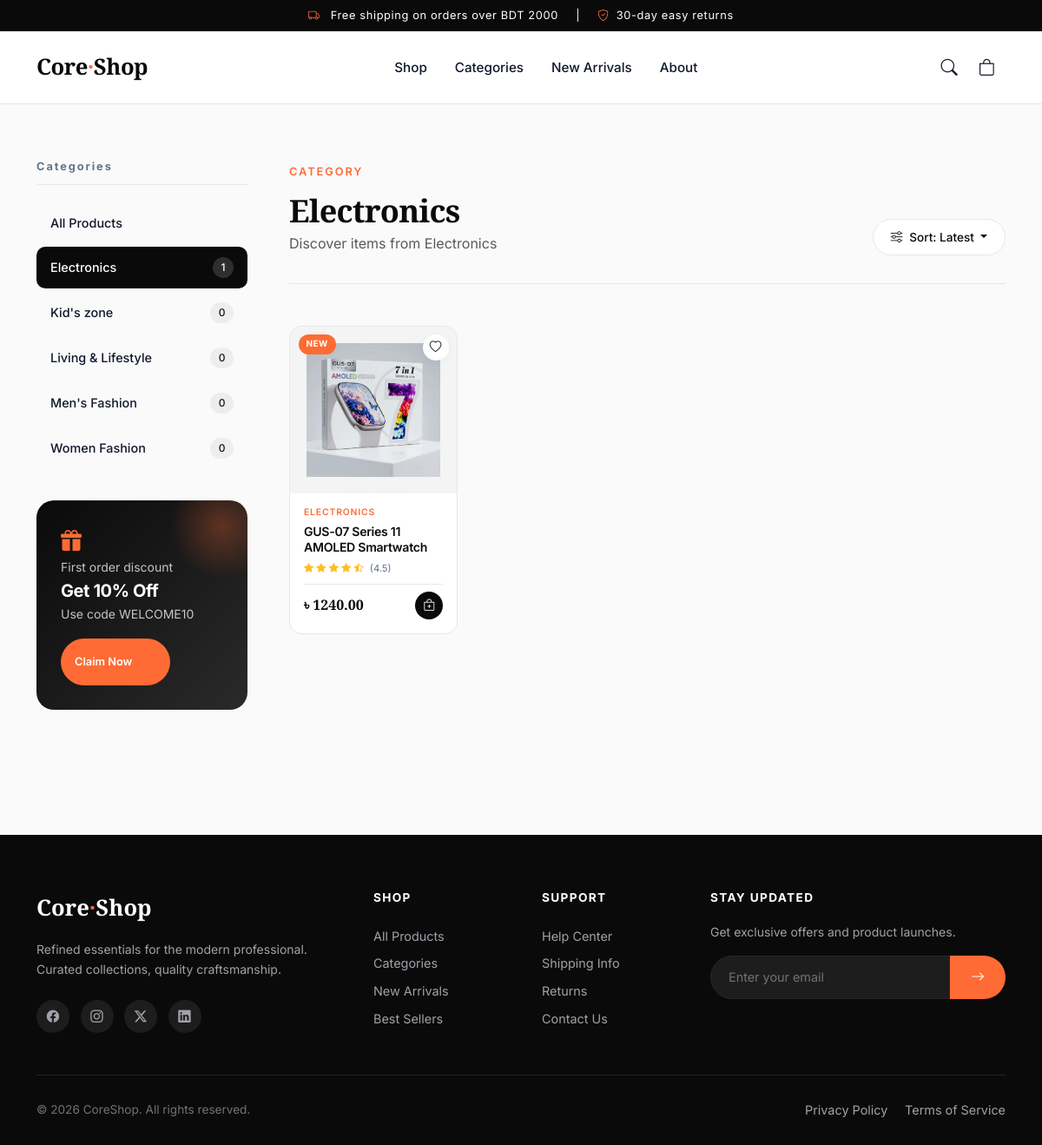
Page /category/electronics/ on the committed database.
### shop/models.py (models this page shows, shortened)
class Category(models.Model):
    name = models.CharField(max_length=200, unique=True)
    slug = models.SlugField(max_length=200, unique=True)
    class Meta:
        ordering = ["name"]

class Product(models.Model):
    category = models.ForeignKey(
        Category,
        related_name="products",
        on_delete=models.CASCADE,
    )
    name = models.CharField(max_length=200)
    slug = models.SlugField(max_length=200)
    description = models.TextField(blank=True)
    price = models.DecimalField(max_digits=10, decimal_places=2)
    image = models.ImageField(upload_to="products/%Y/%m/%d", blank=True)
    stock = models.PositiveIntegerField(default=0)
    available = models.BooleanField(default=True)
    created = models.DateTimeField(auto_now_add=True)
    updated = models.DateTimeField(auto_now=True)
    class Meta:
        ordering = ["name"]
        indexes = [
            models.Index(fields=['id', 'slug']),
        ]

### shop/views.py (the view)
# urls.py: path("", views.product_list, name="product_list"),
def product_list(request, category_slug=None):
    cart = Cart(request)
    categories = Category.objects.all()
    products = Product.objects.filter(available=True)
    selected_category = None
    if category_slug is not None:
        selected_category = get_object_or_404(Category, slug=category_slug)
        products = products.filter(category=selected_category)
    return render(
        request,
        "shop/list.html",
        {
            "categories": categories,
            "products": products,
            "selected_category": selected_category,
            "cart": cart,
        },
    )

### shop/cart.py (called while the page is built)
    def __len__(self):
        return sum(item["quantity"] for item in self.cart.values())

### shop/templates/shop/list.html (shortened to what this page needs)
{% extends "shop/base.html" %}
{% block content %}
<section class="products-section" id="new-arrivals">
  <div class="container">
    <div class="row g-5">
      <aside class="col-lg-3 d-none d-lg-block">
        <div class="filter-sidebar sticky-top">
          <div class="filter-block">
            <h6 class="filter-heading">Categories</h6>
            <div class="d-flex flex-column">
              <a href="{% url 'shop:product_list' %}"
                 class="filter-link {% if not selected_category %}active{% endif %}">
                <span>All Products</span>
              </a>
              {% for category in categories %}
                <a href="{% url 'shop:product_list_by_category' category.slug %}"
                   class="filter-link {% if selected_category and selected_category.id == category.id %}active{% endif %}">
                  <span>{{ category.name }}</span>
                  <span class="count-pill">{{ category.products.count }}</span>
                </a>
              {% endfor %}
            </div>
          </div>
          <div class="promo-card">
            <i class="bi bi-gift-fill mb-2"></i>
            <small class="d-block opacity-75 mb-1">First order discount</small>
            <h5 class="mb-1">Get 10% Off</h5>
            <p class="small mb-3 opacity-75">Use code WELCOME10</p>
            <a href="#" class="promo-btn">Claim Now <i class="bi bi-arrow-right ms-1"></i></a>
          </div>
        </div>
      </aside>
      <section class="col-lg-9">
        <div class="section-toolbar">
          <div>
            <span class="section-eyebrow">{% if selected_category %}CATEGORY{% else %}FEATURED{% endif %}</span>
            <h2 class="section-title mb-1">
                {% if selected_category %}{{ selected_category.name }}{% else %}New Arrivals{% endif %}
            </h2>
            <p class="text-muted mb-0">
              {% if selected_category %}Discover items from {{ selected_category.name }}{% else %}Hand-picked selections, refreshed weekly{% endif %}
            </p>
          </div>
          <div class="dropdown">
            <button class="btn btn-sort dropdown-toggle" type="button" data-bs-toggle="dropdown">
              <i class="bi bi-sliders me-2"></i>Sort: Latest
            </button>
          </div>
        </div>
        <div class="row g-3 mt-2">
          {% for product in products %}
            <div class="col-6 col-md-4 col-xl-3">
              <article class="product-card">
                <div class="product-img-wrap">
                  {% if product.image %}
                    <img src="{{ product.image.url }}" alt="{{ product.name }}">
                  {% else %}
                    <div class="placeholder-img"><i class="bi bi-box-seam"></i></div>
                  {% endif %}
                  {% if not product.available or product.stock == 0 %}
                    <span class="product-badge badge-out">Out</span>
                  {% else %}
                    <span class="product-badge badge-new">New</span>
                  {% endif %}
                  <button class="wishlist-btn" aria-label="Add to wishlist">
                    <i class="bi bi-heart"></i>
                  </button>
                </div>
                <div class="product-info">
                  <span class="product-cat">{{ product.category.name }}</span>
                  <h3 class="product-title">
                     <a href="{% url 'shop:product_detail' product.id product.slug %}">{{ product.name }}</a>
                  </h3>
                  <div class="product-rating">
                    <i class="bi bi-star-fill"></i>
                    <i class="bi bi-star-fill"></i>
                    <i class="bi bi-star-fill"></i>
                    <i class="bi bi-star-fill"></i>
                    <i class="bi bi-star-half"></i>
                    <span>(4.5)</span>
                  </div>
                  <div class="product-meta">
                    <span class="product-price">৳ {{ product.price }}</span>
                    <form method="post" action="{% url 'shop:add_to_cart' product.id %}" class="d-inline m-0">
                      <button type="submit" class="btn-add-cart-icon" aria-label="Add to cart" {% if not product.available or product.stock == 0 %}disabled{% endif %}>
                        <i class="bi bi-bag-plus"></i>
                      </button>
                    </form>
                  </div>
                </div>
              </article>
            </div>
          {% endfor %}
        </div>
      </section>
    </div>
  </div>
</section>
{% endblock %}

### shop/templates/shop/base.html (style rules this page uses)
:root { --primary: #0a0a0a; --secondary: #1a1a1a; --accent: #ff6b35; --accent-hover: #e85a25; --bg-light: #fafafa; --bg-soft: #f4f4f5; --text-dark: #0f172a; --text-muted: #64748b; --border-soft: #e5e7eb; --shadow-sm: 0 2px 8px rgba(0,0,0,0.04); --shadow-md: 0 8px 24px rgba(0,0,0,0.08); --shadow-lg: 0 20px 50px rgba(0,0,0,0.12); }
* { -webkit-font-smoothing: antialiased; }
body { font-family: 'Inter', sans-serif; background-color: var(--bg-light); color: var(--text-dark); display: flex; flex-direction: column; min-height: 100vh; line-height: 1.6; }
h1, h2, h3, h4, h5, h6 { font-weight: 700; letter-spacing: -0.02em; }

### rows in the picture
Category: name "Electronics", products.count "1"
Category: name "Kid's zone", products.count "0"
Category: name "Living & Lifestyle", products.count "0"
Category: name "Men's Fashion", products.count "0"
Category: name "Women Fashion", products.count "0"
Product: image (picture), available "NEW", category.name "ELECTRONICS", name "GUS-07 Series 11 AMOLED Smartwatch", price "1240.00"
